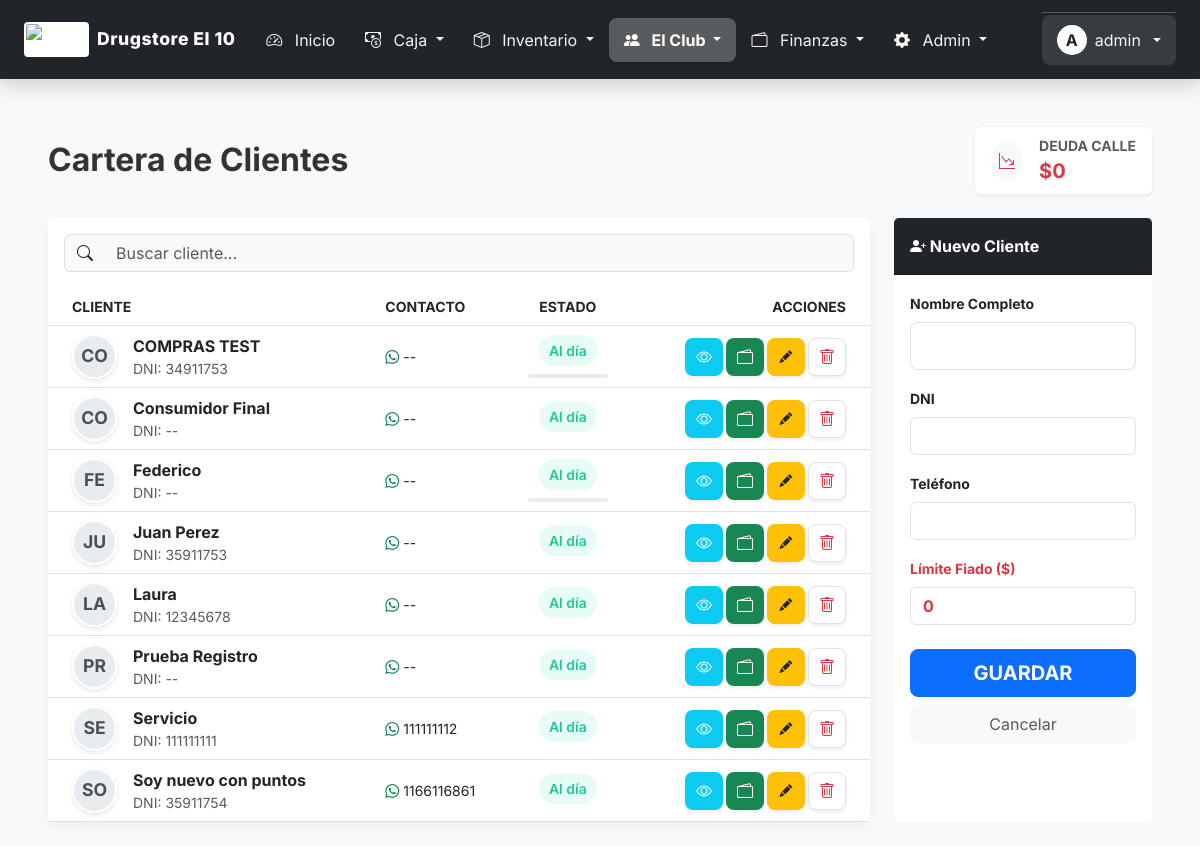
/clientes.php (signed in), run on the app's committed database.
### tables this page shows
CREATE TABLE `clientes` (
  `id` int(11) NOT NULL,
  `nombre` varchar(100) NOT NULL,
  `dni_cuit` varchar(20) DEFAULT NULL,
  `email` varchar(100) DEFAULT NULL,
  `password` varchar(255) DEFAULT NULL,
  `telefono` varchar(50) DEFAULT NULL,
  `direccion` varchar(255) DEFAULT NULL,
  `foto_perfil` varchar(255) DEFAULT 'default_user.png',
  `fecha_nacimiento` date DEFAULT NULL,
  `recibir_notificaciones` tinyint(1) DEFAULT 1,
  `limite_credito` decimal(12,2) DEFAULT 0.00,
  `saldo_deudor` decimal(12,2) DEFAULT 0.00,
  `puntos_acumulados` int(11) DEFAULT 0,
  `fecha_registro` datetime DEFAULT current_timestamp(),
  `whatsapp` varchar(50) DEFAULT NULL,
  `dni` varchar(20) DEFAULT NULL,
  `saldo_actual` decimal(10,2) DEFAULT 0.00,
  `saldo_favor` decimal(10,2) DEFAULT 0.00
);

### clientes.php (the view, shortened to what this page needs)
<?php
$sql = "SELECT c.*,
        (SELECT COALESCE(SUM(monto),0) FROM movimientos_cc WHERE id_cliente = c.id AND tipo = 'debe') -
        (SELECT COALESCE(SUM(monto),0) FROM movimientos_cc WHERE id_cliente = c.id AND tipo = 'haber') as saldo_calculado,
        (SELECT MAX(fecha) FROM ventas WHERE id_cliente = c.id) as ultima_venta_fecha,
        (SELECT COUNT(*) FROM ventas WHERE id_cliente = c.id) as total_compras_cant
        FROM clientes c
        ORDER BY c.nombre ASC";
$clientes = $conexion->query($sql)->fetchAll(PDO::FETCH_ASSOC);
$totalDeudaCalle = 0;
?>
<!DOCTYPE html>
<html lang="es">
<head>
    <link href="https://cdn.jsdelivr.net/npm/bootstrap@5.3.0/dist/css/bootstrap.min.css" rel="stylesheet">
    <link rel="stylesheet" href="https://cdn.jsdelivr.net/npm/bootstrap-icons@1.10.0/font/bootstrap-icons.css">
</head>
<body>
    <?php
    if(file_exists('menu.php')) include 'menu.php';
    elseif(file_exists('includes/menu.php')) include 'includes/menu.php';
    ?>
    <div class="container-fluid py-4 px-md-5">
        <div class="row mb-4">
            <div class="col-12">
                <div class="d-flex justify-content-between align-items-center flex-wrap gap-3">
                    <div>
                        <h2 class="fw-bold mb-0">Cartera de Clientes</h2>
                    </div>
                    <div class="d-flex gap-3">
                        <div class="card bg-white border-0 shadow-sm px-3 py-2 d-flex flex-row align-items-center gap-3">
                            <div class="rounded-circle bg-light p-2 text-danger"><i class="bi bi-graph-down-arrow"></i></div>
                            <div>
                                <div class="small text-muted fw-bold">DEUDA CALLE</div>
                                <div class="fw-bold fs-5 text-danger">$<?php echo number_format($totalDeudaCalle, 0, ',', '.'); ?></div>
                            </div>
                        </div>
                    </div>
                </div>
            </div>
        </div>
        <div class="row g-4">
            <div class="col-md-8 col-lg-9 order-2 order-md-1">
                <div class="card card-custom h-100">
                    <div class="card-header bg-white py-3 border-0">
                        <div class="input-group">
                            <span class="input-group-text bg-light border-end-0"><i class="bi bi-search"></i></span>
                            <input type="text" id="buscador" class="form-control bg-light border-start-0" placeholder="Buscar cliente..." onkeyup="filtrarClientes()">
                        </div>
                    </div>
                    <div class="card-body p-0">
                        <div class="table-responsive">
                            <table class="table table-hover align-middle mb-0" id="tablaClientes">
                                <thead class="bg-light text-secondary small text-uppercase">
                                    <tr>
                                        <th class="ps-4">Cliente</th>
                                        <th class="d-none d-md-table-cell">Contacto</th>
                                        <th class="text-center">Estado</th>
                                        <th class="text-end pe-4">Acciones</th>
                                    </tr>
                                </thead>
                                <tbody>
                                    <?php if(count($clientes) > 0): ?>
                                        <?php foreach($clientes as $c):
                                            $iniciales = strtoupper(substr($c['nombre'], 0, 2));
                                            $deuda = $c['saldo_calculado'];
                                            $limite = $c['limite_credito'];
                                            $colorDeuda = ($deuda > 0) ? 'badge-deuda' : 'badge-aldia';
                                            $textoDeuda = ($deuda > 0) ? 'Debe $'.number_format($deuda,0,',','.') : 'Al día';
                                        ?>
                                        <tr class="cliente-row">
                                            <td class="ps-4">
                                                <div class="d-flex align-items-center">
                                                    <div class="avatar-circle me-3"><?php echo $iniciales; ?></div>
                                                    <div>
                                                        <div class="fw-bold text-dark nombre-cliente"><?php echo $c['nombre']; ?></div>
                                                        <small class="text-muted d-none d-md-block dni-cliente">DNI: <?php echo $c['dni'] ?: '--'; ?></small>
                                                    </div>
                                                </div>
                                            </td>
                                            <td class="d-none d-md-table-cell">
                                                <div class="small"><i class="bi bi-whatsapp text-success"></i> <?php echo $c['telefono'] ?: '--'; ?></div>
                                            </td>
                                            <td class="text-center">
                                                <span class="<?php echo $colorDeuda; ?> small mb-1 d-inline-block"><?php echo $textoDeuda; ?></span>
                                                <?php if($limite > 0): ?>
                                                    <div class="progress mt-1" style="height: 4px; width: 80px; margin: 0 auto;">
                                                    </div>
                                                <?php endif; ?>
                                            </td>
                                            <td class="text-end pe-4">
                                                <div class="d-flex justify-content-end">
                                                    <button class="btn-icon bg-info text-white shadow-sm" onclick="verResumen(<?php echo $c['id']; ?>)">
                                                        <i class="bi bi-eye"></i>
                                                    </button>
                                                    <a href="cuenta_cliente.php?id=<?php echo $c['id']; ?>" class="btn-icon bg-success text-white shadow-sm">
                                                        <i class="bi bi-wallet2"></i>
                                                    </a>
                                                    <button class="btn-icon bg-warning text-dark shadow-sm"
                                                        onclick="editar(<?php echo $c['id']; ?>)">
                                                        <i class="bi bi-pencil-fill" style="font-size: 0.8rem;"></i>
                                                    </button>
                                                    <a href="clientes.php?borrar=<?php echo $c['id']; ?>" class="btn-icon bg-white text-danger border shadow-sm" onclick="return confirm('¿Borrar?');">
                                                        <i class="bi bi-trash"></i>
                                                    </a>
                                                </div>
                                            </td>
                                        </tr>
                                        <?php endforeach; ?>
                                    <?php else: ?>
                                        <tr><td colspan="4" class="text-center py-5 text-muted">Sin clientes.</td></tr>
                                    <?php endif; ?>
                                </tbody>
                            </table>
                        </div>
                    </div>
                </div>
            </div>
            <div class="col-md-4 col-lg-3 col-formulario order-1 order-md-2" id="colFormulario">
                <div class="card form-card border-0 h-100 bg-white">
                    <div class="card-header bg-dark text-white fw-bold py-3 d-flex justify-content-between align-items-center">
                        <span><i class="bi bi-person-plus-fill"></i> <span id="titulo-form">Nuevo Cliente</span></span>
                    </div>
                    <div class="card-body">
                        <form method="POST">
                            <div class="mb-3">
                                <label class="form-label small fw-bold">Nombre Completo</label>
                                <input type="text" name="nombre" id="nombre" class="form-control form-control-lg fw-bold" required>
                            </div>
                            <div class="mb-3">
                                <label class="form-label small fw-bold">DNI</label>
                                <input type="text" name="dni" id="dni" class="form-control">
                            </div>
                            <div class="mb-3">
                                <label class="form-label small fw-bold">Teléfono</label>
                                <input type="text" name="telefono" id="telefono" class="form-control">
                            </div>
                            <div class="mb-4">
                                <label class="form-label small fw-bold text-danger">Límite Fiado ($)</label>
                                <input type="number" name="limite" id="limite" class="form-control fw-bold text-danger" value="0">
                            </div>
                            <div class="d-grid gap-2">
                                <button type="submit" class="btn btn-primary btn-lg fw-bold" id="btn-guardar">GUARDAR</button>
                                <button type="button" onclick="limpiar()" class="btn btn-light text-muted">Cancelar</button>
                            </div>
                        </form>
                    </div>
                </div>
            </div>
        </div>
    </div>
</body>
</html>

### clientes.php (style rules this page uses)
:root { --primary-color: #4361ee; --secondary-color: #3f37c9; --bg-color: #f8f9fa; }
body { background-color: var(--bg-color); font-family: 'Inter', sans-serif; color: #333; }
.card-custom { border: none; border-radius: 12px; box-shadow: 0 4px 12px rgba(0,0,0,0.05); background: white; }
.avatar-circle { width: 45px; height: 45px; background-color: #e9ecef; color: #495057; border-radius: 50%; display: flex; align-items: center; justify-content: center; font-weight: 700; font-size: 1.1rem; text-transform: uppercase; border: 2px solid white; box-shadow: 0 2px 5px rgba(0,0,0,0.1); }
.badge-aldia { background-color: #e6fcf5; color: #20c997; font-weight: 600; padding: 5px 10px; border-radius: 20px; }
.btn-icon { width: 38px; height: 38px; display: inline-flex; align-items: center; justify-content: center; border-radius: 8px; border: none; margin-left: 3px; }

### data on the page
clientes: nombre "CO", nombre "COMPRAS TEST", dni "34911753", telefono "--", textoDeuda "Al día"
clientes: nombre "CO", nombre "Consumidor Final", dni "--", telefono "--", textoDeuda "Al día"
clientes: nombre "FE", nombre "Federico", dni "--", telefono "--", textoDeuda "Al día"
clientes: nombre "JU", nombre "Juan Perez", dni "35911753", telefono "--", textoDeuda "Al día"
clientes: nombre "LA", nombre "Laura", dni "12345678", telefono "--", textoDeuda "Al día"
clientes: nombre "PR", nombre "Prueba Registro", dni "--", telefono "--", textoDeuda "Al día"
clientes: nombre "SE", nombre "Servicio", dni "111111111", telefono "111111112", textoDeuda "Al día"
clientes: nombre "SO", nombre "Soy nuevo con puntos", dni "35911754", telefono "1166116861", textoDeuda "Al día"

### other printed values
$nombre_negocio "Drugstore El 10"
substr($_SESSION['usuario'] ?? 'U', 0, 1) "A"
$_SESSION['usuario'] "admin"
$totalDeudaCalle "0"
